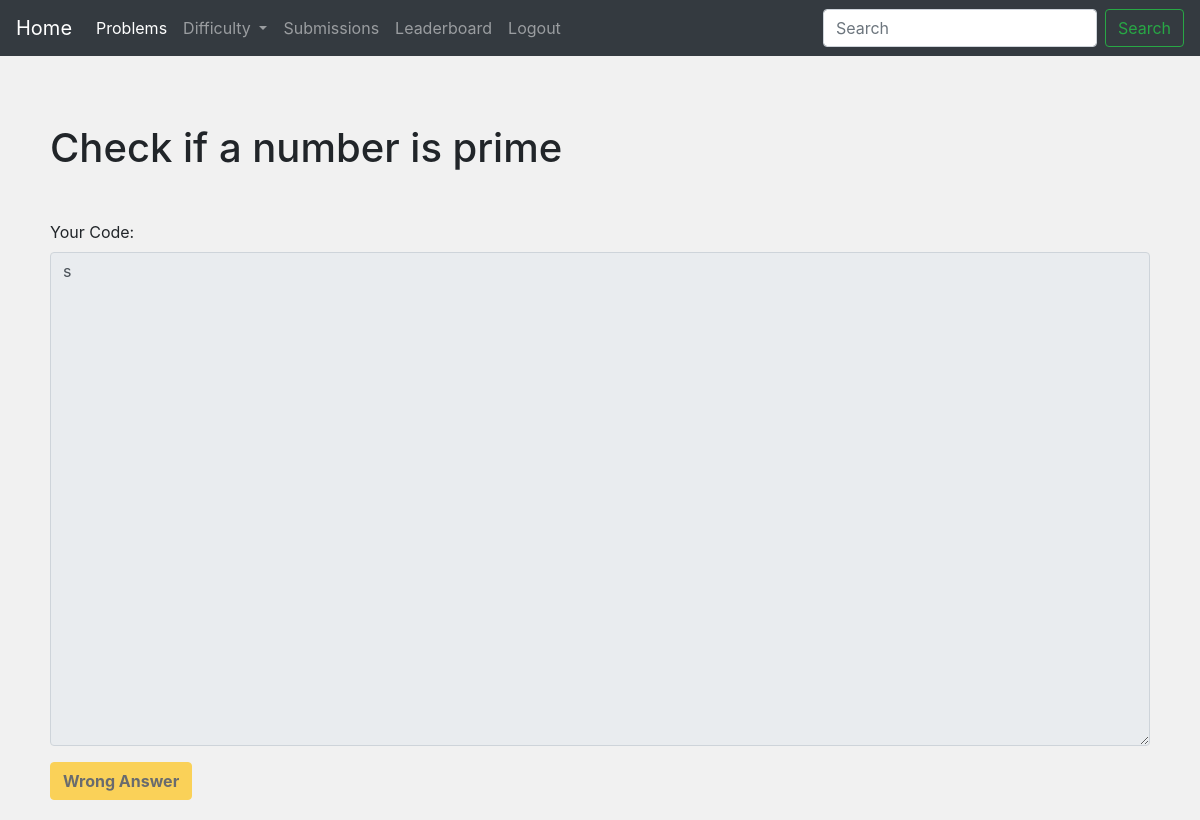
/submission/1/ (signed in), run on the app's committed database.
### ocj/models.py (models this page shows, shortened)
class Submissions(models.Model):
    LANGUAGES = (("C++", "C++"), ("C", "C"), ("Python3", "Python3"), ("Java", "Java"))
    user = models.ForeignKey(User, on_delete=models.CASCADE)
    problem = models.ForeignKey(Problem, on_delete=models.CASCADE)
    language = models.CharField(max_length=50)
    user_code = models.TextField()
    user_stdout = models.TextField(max_length=10000, default="")
    user_stderr = models.TextField(max_length=10000, default="")
    verdict = models.CharField(max_length=20, default="Wrong Answer")
    run_time = models.FloatField(null=True, default=0)
    language = models.CharField(
        max_length=10, choices=LANGUAGES, default="C++")
    submission_time = models.DateTimeField(auto_now_add=True)

class Problem(models.Model):
    title = models.CharField(max_length=255)
    description = models.TextField()
    sample_input = models.TextField()
    sample_output = models.TextField()
    created_at = models.DateTimeField(auto_now_add=True)
    def __str__(self):
        return self.title

### ocj/views.py (the view)
# urls.py: path('submission/<int:pk>/', submission_detail),
@csrf_exempt
def submission_detail(request, pk):
    try:
        submission = Submissions.objects.get(pk=pk)
    except Submissions.DoesNotExist:
        return JsonResponse({'error': 'Submission does not exist'}, status=404)
    if request.method == 'GET':
        submission = Submissions.objects.filter(id=pk)
        context = {'submission': submission[0]}
        return render(request, 'submissionView.html', context)

### templates/submissionView.html
{% extends 'base.html' %}
{% block content %}
 {% if user.is_authenticated %}
 <div class="container">
    <h1 class="mt-5">{{submission.problem}}</h1>
    <div class="form-group mt-5">
      <label for="codeArea">Your Code:</label>
      <textarea class="form-control" id="codeArea" rows="20" disabled>{{submission.user_code}}</textarea>
    </div>
<button type="button" class="btn btn-warning" disabled> <b>{{submission.verdict}}</b></button>
 </div>
 {% else %}
               <h2>Login <a href="{% url 'login' %}">here</a> to see the submissions</h2>
            {% endif %}
{% endblock %}

### templates/base.html (style rules this page uses)
body { background-color: #f1f1f1; }
.container { padding: 20px; }

### data on the page
Submissions: problem "Check if a number is prime", user_code "s", verdict "Wrong Answer"
